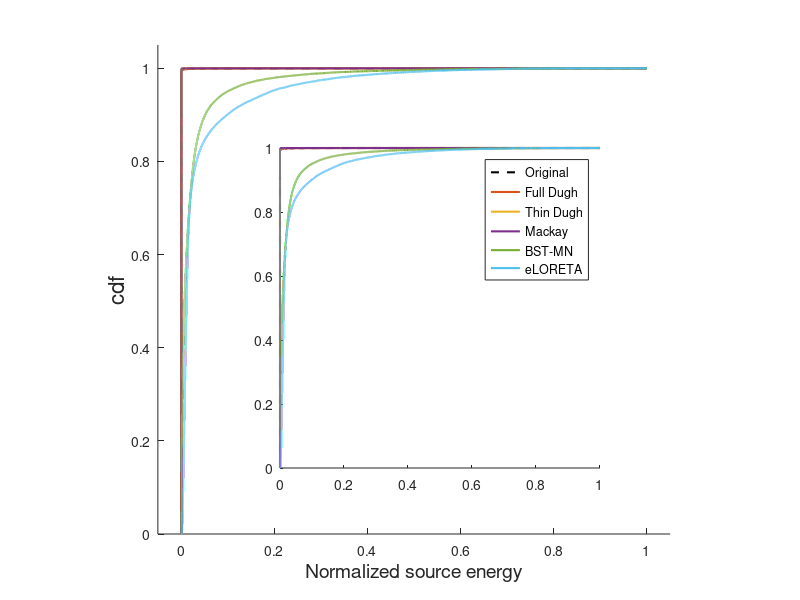

This figure's MATLAB source: (Note: this script raises an error after producing the figure.)
load('cdfs.mat');
label_fontsize = 14;
label_fontsize_y = 16;
legend_FontSize = 12;
Line_Width = 1.5;

hold on;
axis on;
plot(cdf_simu(:,1),cdf_simu(:,2),'LineWidth',Line_Width,'LineStyle','--','Color','k');
plot(cdf_fulldugh(:,1),cdf_fulldugh(:,2),'LineWidth',Line_Width);                                          
plot(cdf_thindugh(:,1),cdf_thindugh(:,2),'LineWidth',Line_Width);
plot(cdf_mackay(:,1),cdf_mackay(:,2),'LineWidth',Line_Width);
plot(cdf_bstmn(:,1),cdf_bstmn(:,2),'LineWidth',Line_Width);
plot(cdf_eloreta(:,1),cdf_eloreta(:,2),'LineWidth',Line_Width);

xlim([0,1]);
ylim([0,1]);
set(gca,'XTick',[0:0.2:1],'YTick',[0:0.2:1]);
daspect([1 1 1]);
hold off;
xlabel({'Normalized source energy'},'FontSize',label_fontsize);
ylabel({'cdf'},'FontSize',label_fontsize_y);
xlim([-0.05 1.05]);
ylim([0 1.05]);


axes('Position',[.35 .22 .4 .6/9*8]);
box on;
hold on;
h{1}=plot(cdf_simu(:,1),cdf_simu(:,2),'LineWidth',Line_Width,'LineStyle','--','Color','k');
h{2}=plot(cdf_fulldugh(:,1),cdf_fulldugh(:,2),'LineWidth',Line_Width);                                          
h{3}=plot(cdf_thindugh(:,1),cdf_thindugh(:,2),'LineWidth',Line_Width);
h{4}=plot(cdf_mackay(:,1),cdf_mackay(:,2),'LineWidth',Line_Width);
h{5}=plot(cdf_bstmn(:,1),cdf_bstmn(:,2),'LineWidth',Line_Width);
h{6}=plot(cdf_eloreta(:,1),cdf_eloreta(:,2),'LineWidth',Line_Width);
hold off
box off
hl = legend([h{1};h{2};h{3};h{4};h{5};h{6}],'Original','Full Dugh','Thin Dugh','Mackay','BST-MN','eLORETA','Orientation','vertical');
hl.FontSize = legend_FontSize;
set(gca,'Layer','top');